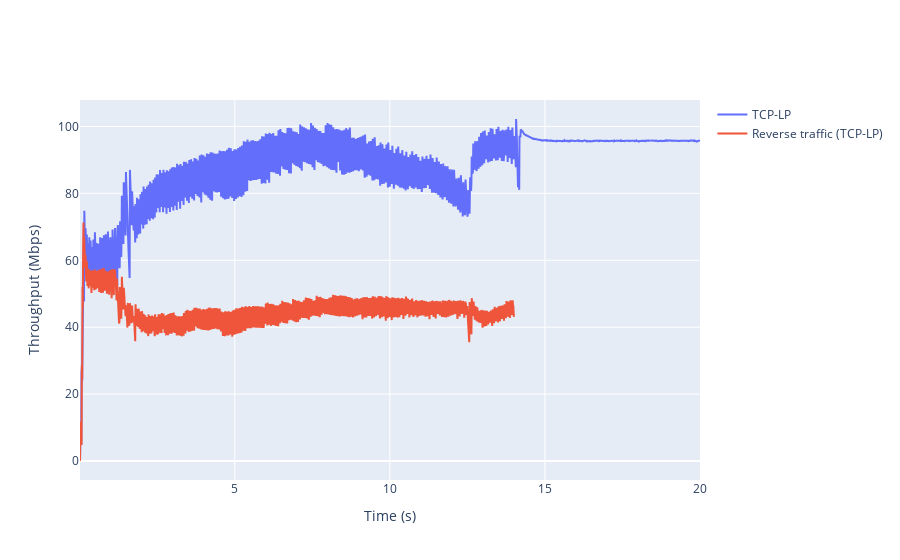

The notebook cell saved with this chart:
### Code cell
flow_grind_df = pd.read_csv('fg.csv')
df_0 = flow_grind_df[flow_grind_df['flow'] == 0]
df_1 = flow_grind_df[flow_grind_df['flow'] == 1]

fig = go.Figure()
fig.add_trace(go.Scatter(x = df_0['time'], 
                         y = df_0['thru(Mbps)'].ewm(span = 50).mean(), 
                         name = 'TCP-LP'))
fig.add_trace(go.Scatter(x = df_1['time'], 
                         y = df_1['thru(Mbps)'].ewm(span = 50).mean(), 
                         name = 'Reverse traffic (TCP-LP)'))
fig.update_xaxes(title = 'Time (s)')
fig.update_yaxes(title = 'Throughput (Mbps)')
fig.show()

### Figure 1 — Plotly figure (JSON) as saved in the notebook; plotly's stock layout.template omitted (floating-point values rounded to 4 significant figures; data arrays with more than 128 entries replaced by an {"elided": "..."} marker saying what was removed)
{"data": [{"name": "TCP-LP", "type": "scatter", "x": {"elided": "1999 float values"}, "y": {"elided": "1999 float values"}}, {"name": "Reverse traffic (TCP-LP)", "type": "scatter", "x": {"elided": "1399 float values"}, "y": {"elided": "1399 float values"}}], "layout": {"xaxis": {"title": {"text": "Time (s)"}}, "yaxis": {"title": {"text": "Throughput (Mbps)"}}}}
